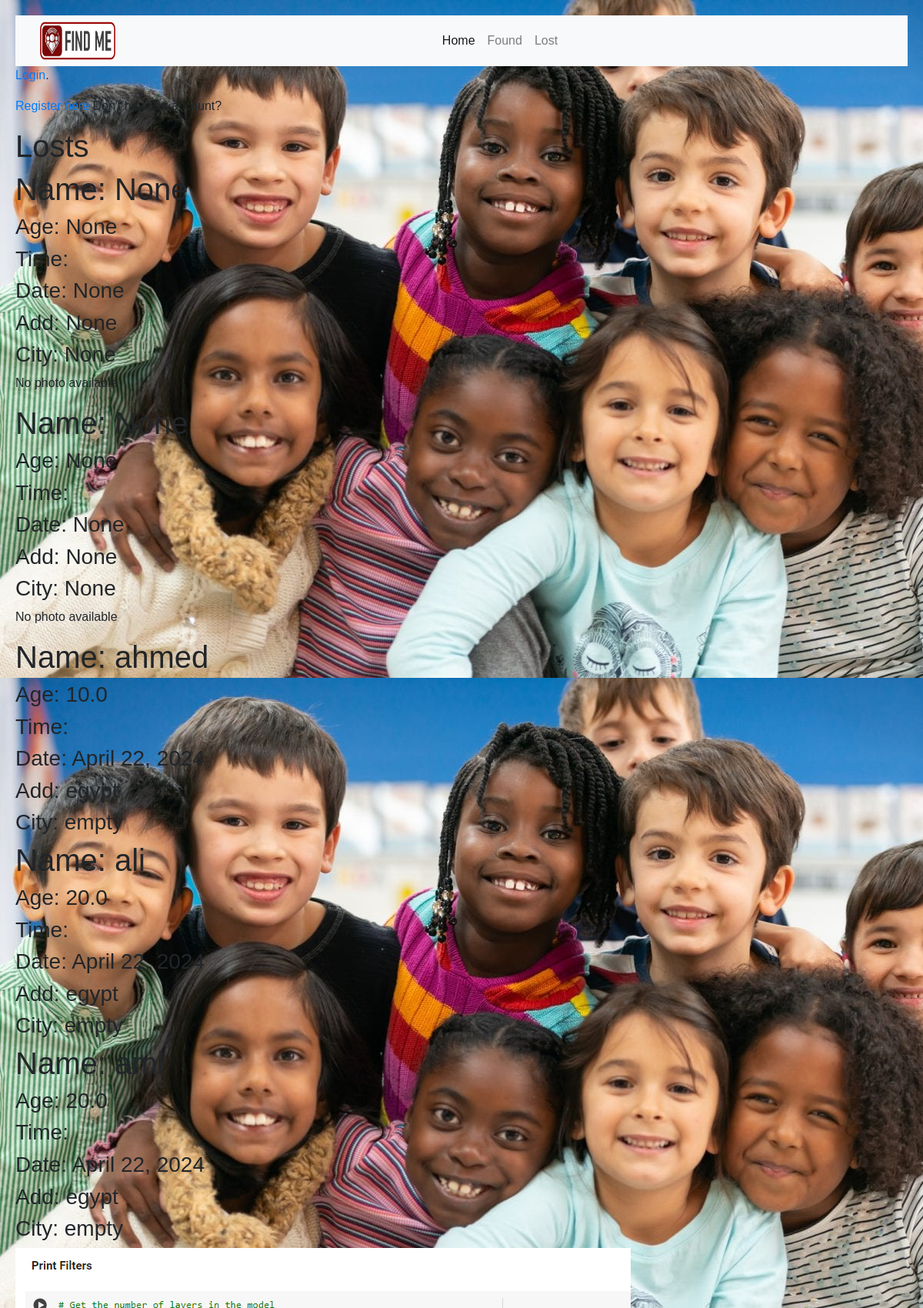
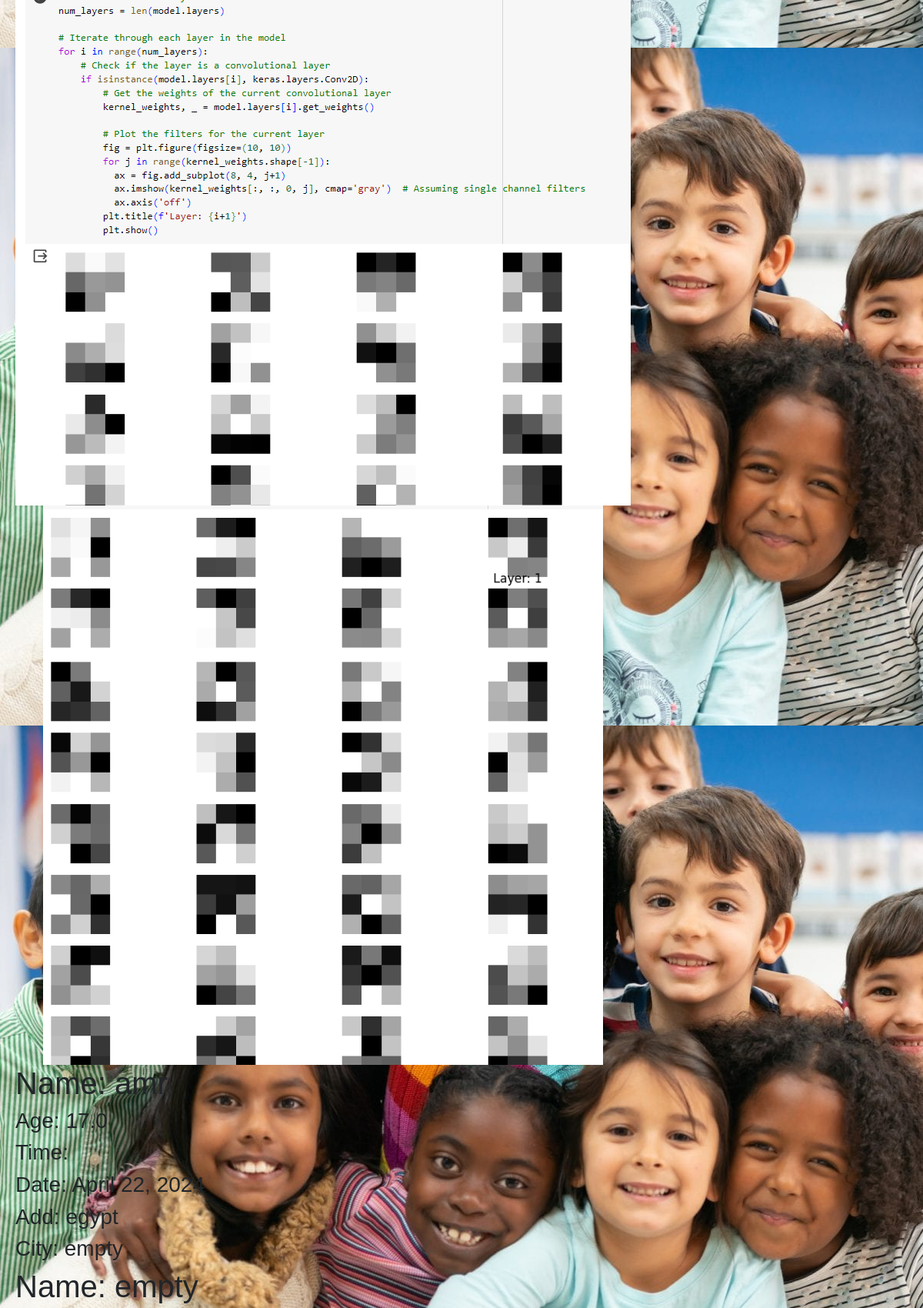
The page / (upper part) on the database its author committed (2 pictures, top to bottom).
### lost/models.py (models this page shows, shortened)
class Lostperson(models.Model):
    name = models.CharField(max_length=100, blank=True, default="empty")
    phone_number = models.CharField(max_length=100, default="empty", null=True)
    address = models.CharField(max_length=50, blank=True, default="egypt", null=True)
    age = models.FloatField(default=10, blank=True, null=True)
    finder_name = models.CharField(max_length=100, default="ali", null=True)
    city = models.CharField(max_length=15, null=True, blank=True, default="empty")
    date = models.DateField(default=datetime.now, null=True)
    photo = models.ImageField(upload_to="photos/%y/%m/%d", default="photos/%y/%m/%1")
    class Meta:
        ordering = ['name'] # the order of objects

### Home/views.py (the view)
# urls.py: 2. Add a URL to urlpatterns:  path('', views.home, name='home')
def home(request):
    return render(request, 'home/home.html', {'Lostperson':Lostperson.objects.all(), 'Founded': Foundperson.objects.all()})

### templates/home/home.html (shortened to what this page needs)
{% extends 'navbar.html' %}
{% load static %}
{% block content %}
<!DOCTYPE html>
<html lang="en">
    <head>
        <link rel="stylesheet" href="{% static 'css/home.css' %}">
        <link rel="stylesheet" href="https://stackpath.bootstrapcdn.com/bootstrap/4.5.2/css/bootstrap.min.css">
        <link rel="stylesheet" href="https://use.fontawesome.com/releases/v5.15.4/css/all.css">
        <link rel="stylesheet" href="https://cdn.jsdelivr.net/npm/bootstrap@4.4.1/dist/css/bootstrap.min.css">
    </head>
    <body>
        <p><a href="{% url 'login' %}">Login</a>.</p>
        <p><a href="{% url 'register' %}">Register here </a>Don't have an account?</p>
        <h1> Losts </h1>
        {% if Lostperson|length > 0 %}
            {% for one in Lostperson %}
            <h1> Name: {{one.name}} </h3>
            <h3> Age: {{one.age}} </h3>
            <h3> Time: {{one.time}} </h3>
            <h3> Date: {{one.date}} </h3>
            <h3> Add: {{one.address}} </h3>
            <h3> City: {{one.city}} </h3>
                {% if one.photo %}
                    <img src="{{ one.photo.url }}" alt="">
                {% else %}
                    <p>No photo available</p>
                {% endif %}
            {% endfor %}
        {% endif %}
    </body>
</html>
{% endblock content %}

### templates/navbar.html (shortened to what this page needs)
{% load static %}
<link rel="stylesheet" href="https://cdn.jsdelivr.net/npm/bootstrap@4.4.1/dist/css/bootstrap.min.css">
<link rel="stylesheet" href="https://cdn.jsdelivr.net/npm/bootstrap@4.4.1/dist/css/bootstrap.min.css">
  <nav class="navbar navbar-expand-lg navbar-light bg-light">
    <div class="container-fluid justify-content-center">
        <img src="{% static '/images/logo.png' %}" alt="Bootstrap" width="100" height="50">
        <div class="collapse navbar-collapse justify-content-center" id="navbarText">
            <ul class="navbar-nav">
                <li class="nav-item">
                    <a class="nav-link active" aria-current="page" href="{% url 'homepage'%}">Home</a>
                </li>
                <li class="nav-item">
                    <a class="nav-link" href="{% url 'foundpage'%}">Found</a>
                </li>
                <li class="nav-item">
                    <a class="nav-link" href="{% url 'lostpage'%}">Lost</a>
                </li>
            </ul>
        </div>
    </div>
</nav>
{% block content %}
{% endblock content %}

### Find_Me_Django_project/static/css/home.css (style rules this page uses)
body { background-image: url("../images/bg.jpeg"); }

### templates/home/home.html (style rules this page uses)
body { font-family: Arial, sans-serif; padding: 20px; }

### rows shown on the page
Lostperson: name "None", age "None", date "None", address "None", city "None", photo "No photo available"
Lostperson: name "None", age "None", date "None", address "None", city "None", photo "No photo available"
Lostperson: name "ahmed", age "10.0", date "April 22, 2024", address "egypt", city "empty"
Lostperson: name "ali", age "20.0", date "April 22, 2024", address "egypt", city "empty"
Lostperson: name "aml", age "20.0", date "April 22, 2024", address "egypt", city "empty", photo (picture)
Lostperson: name "amr", age "17.0", date "April 22, 2024", address "egypt", city "empty"
Lostperson: name "empty"
